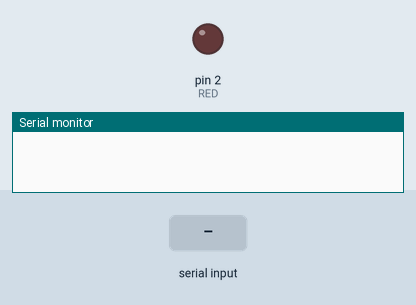
Recording of a sketch running on a simulated Arduino Uno, built with avr-gcc and run on an emulated ATmega328P. On the bench: output pins drawn as LEDs (lit = HIGH), the last lines printed to the serial monitor. Inputs (shaded band) come from the test bench.

Above: at 1.2 s.
1.3 s: "R" received over Serial
At 1.6 s:
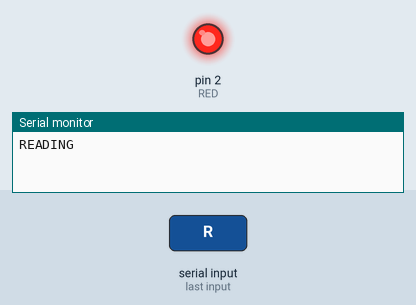
Timing chart, 0 to 4.3 s (numbered marks = the images above; inputs shaded):
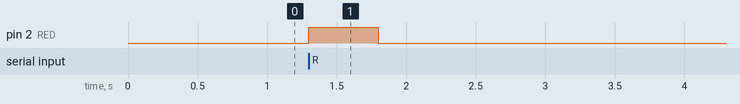

Measured:
- after the input at 1.3 s, pin 2 (RED): LOW → HIGH at once, → LOW 0.50 s later

The sketch:

Checkpoint1.ino
```cpp
int RED = 2;
void setup() {
  // put your setup code here, to run once:
  Serial.begin(9600);
  pinMode(RED, OUTPUT);


}
void loop() {
  // put your main code here, to run repeatedly:
  char a = Serial.read();
  if (a=='R')
  {
    Serial.println("READING");
    digitalWrite(RED, HIGH);
    delay(500);
    digitalWrite(RED, LOW);
  }

}
```
